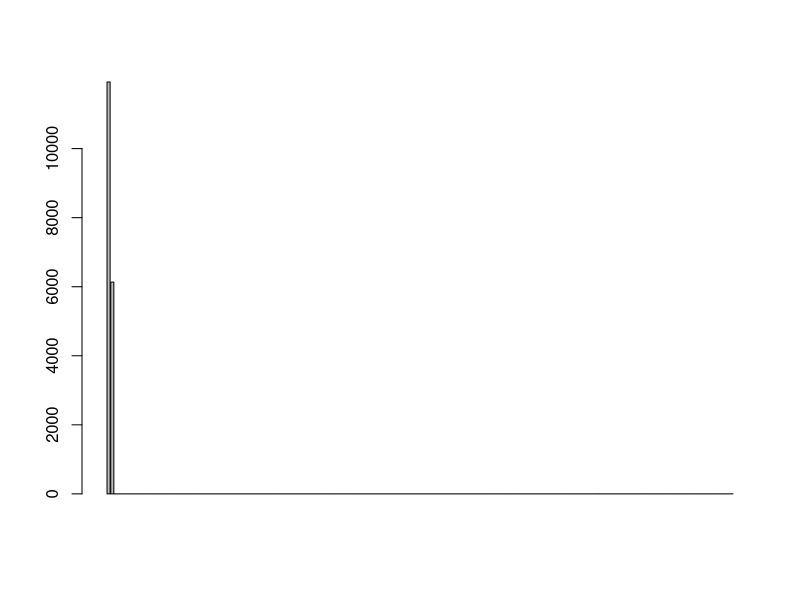
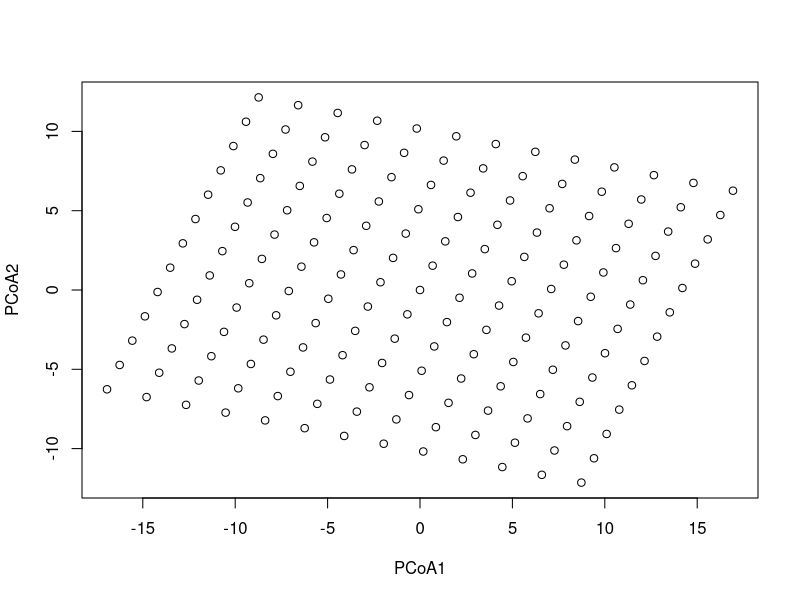
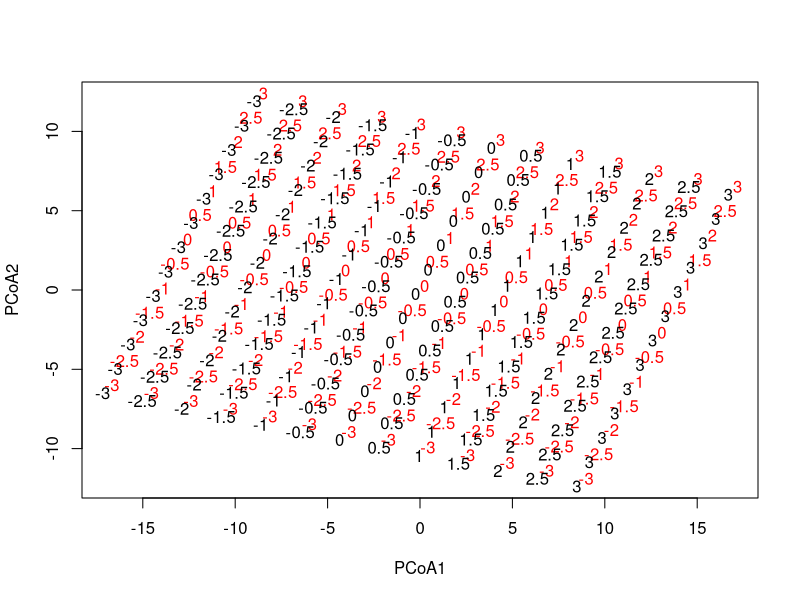

These charts were generated, in order, by the following R code:

rm(list = ls())

# draw species' parameters
intercepts <- rnorm(20, mean = 20)
env1 <- rnorm(20)
env2 <- rnorm(20)

# create environment
env <- expand.grid(env1=seq(-3,3,.5), env2=seq(-3,3,.5))
biomass <- matrix(ncol = 20, nrow = nrow(env))
for (i in seq_len(nrow(biomass))) {
  biomass[i,] <- intercepts + env1*env[i,1] + env2*env[i,2]
}

# PCoA
library(vegan)
dist <- dist(biomass)
pcoa <- cmdscale(dist, eig = TRUE)
barplot(pcoa$eig)

# plot
plot(pcoa$points[,1:2], xlab = "PCoA1", ylab = "PCoA2")
plot(pcoa$points[,1:2], type = "n", xlab = "PCoA1", ylab = "PCoA2")
text(pcoa$points[,1:2]+.25, labels = env[,1], col = "red")
text(pcoa$points[,1:2]-.25, labels=env[,2], col="black")
